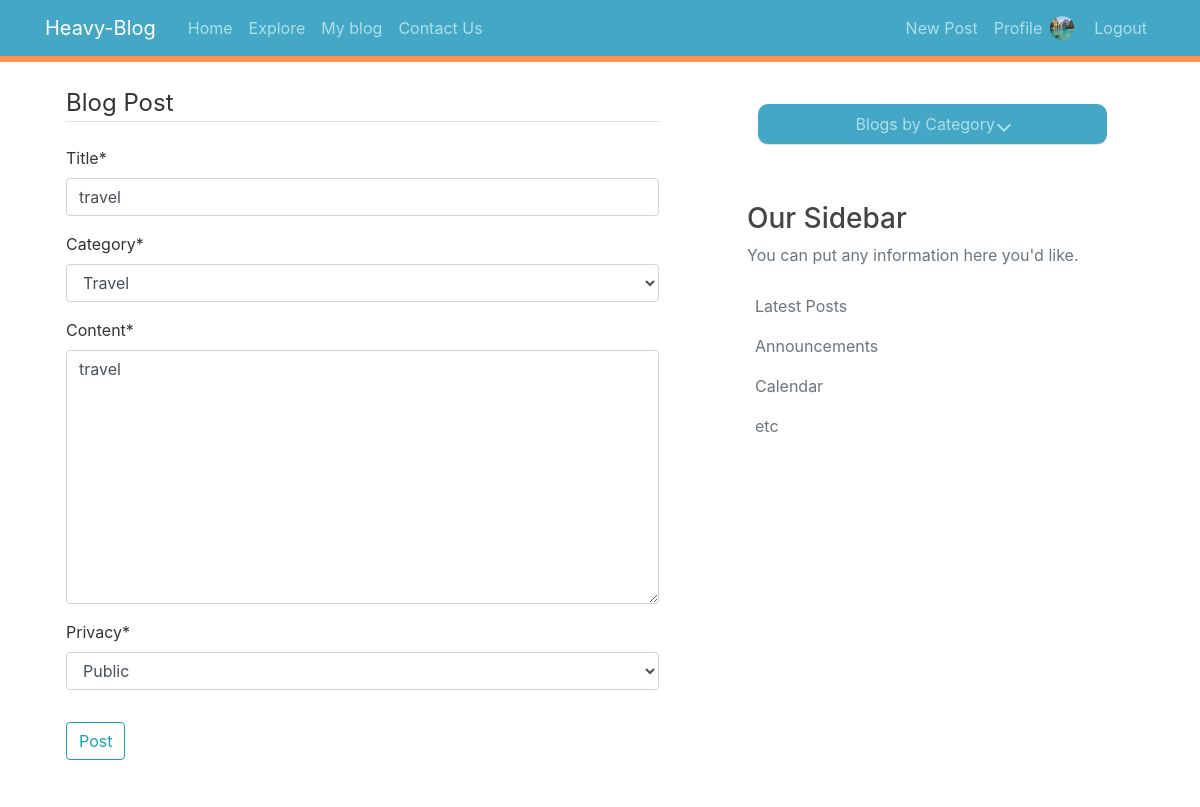
Page /post/6/update/ (signed in) on the committed database.
### users/models.py (models this page shows, shortened)
class Profile(models.Model):
    user = models.OneToOneField(User, on_delete=models.CASCADE)
    image = models.ImageField(default='default.jpg', upload_to='profile_pics')

### blog/models.py (models this page shows, shortened)
class Post(models.Model):
    title = models.CharField(max_length=100)
    content = models.TextField(null=True)
    privacy = models.TextChoices('prv','Public Private')
    privacy = models.CharField(default='Public' , max_length=20, choices=privacy.choices)
    category = models.TextChoices('cat','---Select--- Food Music Nature Education Wedding Travel Movie Car Project Photography Other')
    category = models.CharField(default ='---Select---',max_length=20, choices=category.choices)
    date_posted = models.DateTimeField(default=timezone.now)
    author = models.ForeignKey(User, on_delete=models.CASCADE)

### blog/views.py (the view, shortened to what this page needs)
# urls.py: path('post/<int:pk>/update/', views.PostUpdateView.as_view(), name='post-update'),
class PostUpdateView(LoginRequiredMixin, UserPassesTestMixin, UpdateView):
    model = Post
    fields = ['title', 'category', 'content', 'privacy']
    def get_context_data(self, **kwargs):
        context = super().get_context_data(**kwargs)
        context['title'] = 'Update Post'
        return context
    def test_func(self):
        post = self.get_object()
        if self.request.user == post.author:
            return True
        return False

### blog/templates/blog/post_form.html (shortened to what this page needs)
{% extends "blog/base.html" %}
{% load crispy_forms_tags %}
{% block content %}
<div class="content-section">
    <form method="POST" enctype="multipart/form-data">
        <fieldset class="form-group">
            <legend class="border-bottom mb-4">Blog Post</legend>
            {{ form|crispy }}
        </fieldset>
        <div class="form-group">
            <button class="btn btn-outline-info" type="submit">Post</button>
        </div>
    </form>
</div>
{% endblock content %}

### blog/templates/blog/base.html (shortened to what this page needs)
{% load static %}
<!DOCTYPE html>
<html>
<head>
  <link rel="stylesheet" href="https://cdn.jsdelivr.net/npm/bootstrap@4.5.3/dist/css/bootstrap.min.css"
>
  <link rel="stylesheet" href="{% static 'blog/main.css' %}">
</head>
<body>
  <header class="site-header">
    <nav class="navbar navbar-expand-md navbar-dark bg-steel fixed-top">
      <div class="container">
        <a class="navbar-brand mr-4" href="{% url 'blog-home' %}">Heavy-Blog</a>
        <div class="collapse navbar-collapse" id="navbarToggle">
          <div class="navbar-nav mr-auto">
            <a class="nav-item nav-link" href="{% url 'blog-home' %}">Home</a>
            <a class="nav-item nav-link" href="{% url 'explore' %}">Explore</a>
            {% if user.is_authenticated %}
            <a class="nav-item nav-link" href="{% url 'my_blog' %}">My blog</a>
            {% endif %}
            <a class="nav-item nav-link" href="{% url 'blog-contact' %}">Contact Us</a>
          </div>
          <div class="navbar-nav">
            {% if user.is_authenticated %}
            <a class="nav-item nav-link" href="{% url 'post-create' %}">New Post</a>
           <a class="nav-item nav-link" href="{% url 'profile' %}">Profile</a><img class="rounded-circle nav-img" src="{{ user.profile.image.url }}">
            <a class="nav-item nav-link" href="{% url 'logout' %}">Logout</a>
            {% else %}
            <a class="nav-item nav-link" href="{% url 'login' %}">Login</a>
            <a class="nav-item nav-link" href="{% url 'register' %}">Register</a>
            {% endif %}
          </div>
        </div>
      </div>
    </nav>
  </header>
  <main role="main" class="container">
    <div class="row">
      <div class="col-md-7">
        {% block content %}{% endblock %}
      </div>
      <div class="col-md-5">
        <div class="content-section">
          <div class="nav-item nav-link">
            <ul>
              <li class="category">
                <div class="border-bottom mb-4 set">
                  <a>Blogs by Category <i class="arrow down"></i></a>
                </div>
              </li>
            </ul>
            <div class="nonne">
              <h3>Our Sidebar</h3>
              <p class='text-muted'>You can put any information here you'd like.
              <ul class="list-group text-muted mark">
                <li>Latest Posts</li>
                <li>Announcements</li>
                <li>Calendar</li>
                <li>etc</li>
              </ul>
              </p>
            </div>
          </div>
        </div>
      </div>
    </div>
  </main>
</body>
</html>

### blog/static/blog/main.css (style rules this page uses)
* { margin: 0; padding: 0; }
body { color: #333333; margin-top: 4.6rem; }
h1, h2, h3, h4, h5, h6 { color: #444444; }
ul { margin: 0; }
.bg-steel { background-color: #43a7c5; border-bottom: solid #ff9354; border-bottom-width: 0.8ex; }
.site-header .navbar-nav .nav-link { color: #b7e6ece8; }
.content-section { background: #ffffff; padding: 10px 20px; border: 1px solid #ffffff; border-radius: 10px; margin-bottom: 20px; }
.nav-img { height: 24px; width: 24px; margin-right: 12px; margin-top: 8px; }

### blog/templates/blog/base.html (style rules this page uses)
main .category { padding: 3px; list-style-type: none; }
main .set { border-radius: 10px; background-color: #43a7c5; color: #b7e6ece8; margin: 8px; padding: 8px; text-align: center; }
.nonne { margin-top: 30px; }
.mark { list-style-type: none; background-color: #ffffff; }
.mark li { padding: 8px; }
.arrow { border: solid#b7e6ece8; border-width: 0 2px 2px 0; display: inline-block; padding: 4px; }
.down { transform: rotate(45deg); -webkit-transform: rotate(45deg); }

### rows in the picture
Post: title "travel", category "Travel", content "travel", privacy "Public"
